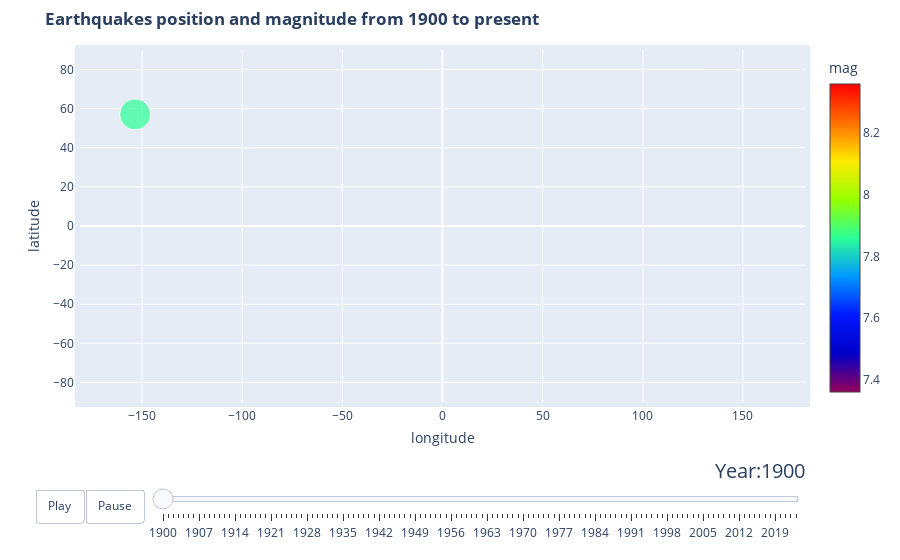

Notebook source saved alongside this figure:
### Code cell
fig = bubbleplot(dataset=df, x_column='longitude', y_column='latitude', color_column='mag',
    bubble_column='mag', time_column='year', size_column='amp',
    x_title='longitude', y_title='latitude', 
    title='<b>Earthquakes position and magnitude from 1900 to present</b>', 
    colorscale='Rainbow', colorbar_title='mag',
    x_range=[-181,181], y_range=[-90,90], scale_bubble=1, height=650)
iplot(fig)

### Figure 1 — Plotly figure (JSON) as saved in the notebook; plotly's stock layout.template omitted (floating-point values rounded to 4 significant figures)
{"data": [{"marker": {"color": [7.86], "colorbar": {"title": {"text": "mag"}}, "colorscale": [[0, "rgb(150,0,90)"], [0.125, "rgb(0,0,200)"], [0.25, "rgb(0,25,255)"], [0.375, "rgb(0,152,255)"], [0.5, "rgb(44,255,150)"], [0.625, "rgb(151,255,0)"], [0.75, "rgb(255,234,0)"], [0.875, "rgb(255,111,0)"], [1, "rgb(255,0,0)"]], "size": [900000000.0], "sizemode": "area", "sizeref": 1871000.0}, "mode": "markers", "text": ["7.86"], "type": "scatter", "x": [-153.5], "y": [57.09]}], "layout": {"autosize": true, "hovermode": "closest", "margin": {"b": 50, "pad": 5, "t": 50}, "showlegend": false, "sliders": [{"active": 0, "currentvalue": {"font": {"size": 20}, "prefix": "Year:", "visible": true, "xanchor": "right"}, "len": 0.9, "pad": {"b": 10, "t": 50}, "steps": [{"args": [[1900], {"frame": {"duration": 300, "redraw": false}, "mode": "immediate", "transition": {"duration": 300}}], "label": "1900", "method": "animate"}, {"args": [[1901], {"frame": {"duration": 300, "redraw": false}, "mode": "immediate", "transition": {"duration": 300}}], "label": "1901", "method": "animate"}, {"args": [[1902], {"frame": {"duration": 300, "redraw": false}, "mode": "immediate", "transition": {"duration": 300}}], "label": "1902", "method": "animate"}, {"args": [[1903], {"frame": {"duration": 300, "redraw": false}, "mode": "immediate", "transition": {"duration": 300}}], "label": "1903", "method": "animate"}, {"args": [[1904], {"frame": {"duration": 300, "redraw": false}, "mode": "immediate", "transition": {"duration": 300}}], "label": "1904", "method": "animate"}, {"args": [[1905], {"frame": {"duration": 300, "redraw": false}, "mode": "immediate", "transition": {"duration": 300}}], "label": "1905", "method": "animate"}, {"args": [[1906], {"frame": {"duration": 300, "redraw": false}, "mode": "immediate", "transition": {"duration": 300}}], "label": "1906", "method": "animate"}, {"args": [[1907], {"frame": {"duration": 300, "redraw": false}, "mode": "immediate", "transition": {"duration": 300}}], "label": "1907", "method": "animate"}, {"args": [[1908], {"frame": {"duration": 300, "redraw": false}, "mode": "immediate", "transition": {"duration": 300}}], "label": "1908", "method": "animate"}, {"args": [[1909], {"frame": {"duration": 300, "redraw": false}, "mode": "immediate", "transition": {"duration": 300}}], "label": "1909", "method": "animate"}, {"args": [[1910], {"frame": {"duration": 300, "redraw": false}, "mode": "immediate", "transition": {"duration": 300}}], "label": "1910", "method": "animate"}, {"args": [[1911], {"frame": {"duration": 300, "redraw": false}, "mode": "immediate", "transition": {"duration": 300}}], "label": "1911", "method": "animate"}, {"args": [[1912], {"frame": {"duration": 300, "redraw": false}, "mode": "immediate", "transition": {"duration": 300}}], "label": "1912", "method": "animate"}, {"args": [[1913], {"frame": {"duration": 300, "redraw": false}, "mode": "immediate", "transition": {"duration": 300}}], "label": "1913", "method": "animate"}, {"args": [[1914], {"frame": {"duration": 300, "redraw": false}, "mode": "immediate", "transition": {"duration": 300}}], "label": "1914", "method": "animate"}, {"args": [[1915], {"frame": {"duration": 300, "redraw": false}, "mode": "immediate", "transition": {"duration": 300}}], "label": "1915", "method": "animate"}, {"args": [[1916], {"frame": {"duration": 300, "redraw": false}, "mode": "immediate", "transition": {"duration": 300}}], "label": "1916", "method": "animate"}, {"args": [[1917], {"frame": {"duration": 300, "redraw": false}, "mode": "immediate", "transition": {"duration": 300}}], "label": "1917", "method": "animate"}, {"args": [[1918], {"frame": {"duration": 300, "redraw": false}, "mode": "immediate", "transition": {"duration": 300}}], "label": "1918", "method": "animate"}, {"args": [[1919], {"frame": {"duration": 300, "redraw": false}, "mode": "immediate", "transition": {"duration": 300}}], "label": "1919", "method": "animate"}, {"args": [[1920], {"frame": {"duration": 300, "redraw": false}, "mode": "immediate", "transition": {"duration": 300}}], "label": "1920", "method": "animate"}, {"args": [[1921], {"frame": {"duration": 300, "redraw": false}, "mode": "immediate", "transition": {"duration": 300}}], "label": "1921", "method": "animate"}, {"args": [[1922], {"frame": {"duration": 300, "redraw": false}, "mode": "immediate", "transition": {"duration": 300}}], "label": "1922", "method": "animate"}, {"args": [[1923], {"frame": {"duration": 300, "redraw": false}, "mode": "immediate", "transition": {"duration": 300}}], "label": "1923", "method": "animate"}, {"args": [[1924], {"frame": {"duration": 300, "redraw": false}, "mode": "immediate", "transition": {"duration": 300}}], "label": "1924", "method": "animate"}, {"args": [[1925], {"frame": {"duration": 300, "redraw": false}, "mode": "immediate", "transition": {"duration": 300}}], "label": "1925", "method": "animate"}, {"args": [[1926], {"frame": {"duration": 300, "redraw": false}, "mode": "immediate", "transition": {"duration": 300}}], "label": "1926", "method": "animate"}, {"args": [[1927], {"frame": {"duration": 300, "redraw": false}, "mode": "immediate", "transition": {"duration": 300}}], "label": "1927", "method": "animate"}, {"args": [[1928], {"frame": {"duration": 300, "redraw": false}, "mode": "immediate", "transition": {"duration": 300}}], "label": "1928", "method": "animate"}, {"args": [[1929], {"frame": {"duration": 300, "redraw": false}, "mode": "immediate", "transition": {"duration": 300}}], "label": "1929", "method": "animate"}, {"args": [[1930], {"frame": {"duration": 300, "redraw": false}, "mode": "immediate", "transition": {"duration": 300}}], "label": "1930", "method": "animate"}, {"args": [[1931], {"frame": {"duration": 300, "redraw": false}, "mode": "immediate", "transition": {"duration": 300}}], "label": "1931", "method": "animate"}, {"args": [[1932], {"frame": {"duration": 300, "redraw": false}, "mode": "immediate", "transition": {"duration": 300}}], "label": "1932", "method": "animate"}, {"args": [[1933], {"frame": {"duration": 300, "redraw": false}, "mode": "immediate", "transition": {"duration": 300}}], "label": "1933", "method": "animate"}, {"args": [[1934], {"frame": {"duration": 300, "redraw": false}, "mode": "immediate", "transition": {"duration": 300}}], "label": "1934", "method": "animate"}, {"args": [[1935], {"frame": {"duration": 300, "redraw": false}, "mode": "immediate", "transition": {"duration": 300}}], "label": "1935", "method": "animate"}, {"args": [[1936], {"frame": {"duration": 300, "redraw": false}, "mode": "immediate", "transition": {"duration": 300}}], "label": "1936", "method": "animate"}, {"args": [[1937], {"frame": {"duration": 300, "redraw": false}, "mode": "immediate", "transition": {"duration": 300}}], "label": "1937", "method": "animate"}, {"args": [[1938], {"frame": {"duration": 300, "redraw": false}, "mode": "immediate", "transition": {"duration": 300}}], "label": "1938", "method": "animate"}, {"args": [[1939], {"frame": {"duration": 300, "redraw": false}, "mode": "immediate", "transition": {"duration": 300}}], "label": "1939", "method": "animate"}, {"args": [[1940], {"frame": {"duration": 300, "redraw": false}, "mode": "immediate", "transition": {"duration": 300}}], "label": "1940", "method": "animate"}, {"args": [[1941], {"frame": {"duration": 300, "redraw": false}, "mode": "immediate", "transition": {"duration": 300}}], "label": "1941", "method": "animate"}, {"args": [[1942], {"frame": {"duration": 300, "redraw": false}, "mode": "immediate", "transition": {"duration": 300}}], "label": "1942", "method": "animate"}, {"args": [[1943], {"frame": {"duration": 300, "redraw": false}, "mode": "immediate", "transition": {"duration": 300}}], "label": "1943", "method": "animate"}, {"args": [[1944], {"frame": {"duration": 300, "redraw": false}, "mode": "immediate", "transition": {"duration": 300}}], "label": "1944", "method": "animate"}, {"args": [[1945], {"frame": {"duration": 300, "redraw": false}, "mode": "immediate", "transition": {"duration": 300}}], "label": "1945", "method": "animate"}, {"args": [[1946], {"frame": {"duration": 300, "redraw": false}, "mode": "immediate", "transition": {"duration": 300}}], "label": "1946", "method": "animate"}, {"args": [[1947], {"frame": {"duration": 300, "redraw": false}, "mode": "immediate", "transition": {"duration": 300}}], "label": "1947", "method": "animate"}, {"args": [[1948], {"frame": {"duration": 300, "redraw": false}, "mode": "immediate", "transition": {"duration": 300}}], "label": "1948", "method": "animate"}, {"args": [[1949], {"frame": {"duration": 300, "redraw": false}, "mode": "immediate", "transition": {"duration": 300}}], "label": "1949", "method": "animate"}, {"args": [[1950], {"frame": {"duration": 300, "redraw": false}, "mode": "immediate", "transition": {"duration": 300}}], "label": "1950", "method": "animate"}, {"args": [[1951], {"frame": {"duration": 300, "redraw": false}, "mode": "immediate", "transition": {"duration": 300}}], "label": "1951", "method": "animate"}, {"args": [[1952], {"frame": {"duration": 300, "redraw": false}, "mode": "immediate", "transition": {"duration": 300}}], "label": "1952", "method": "animate"}, {"args": [[1953], {"frame": {"duration": 300, "redraw": false}, "mode": "immediate", "transition": {"duration": 300}}], "label": "1953", "method": "animate"}, {"args": [[1954], {"frame": {"duration": 300, "redraw": false}, "mode": "immediate", "transition": {"duration": 300}}], "label": "1954", "method": "animate"}, {"args": [[1955], {"frame": {"duration": 300, "redraw": false}, "mode": "immediate", "transition": {"duration": 300}}], "label": "1955", "method": "animate"}, {"args": [[1956], {"frame": {"duration": 300, "redraw": false}, "mode": "immediate", "transition": {"duration": 300}}], "label": "1956", "method": "animate"}, {"args": [[1957], {"frame": {"duration": 300, "redraw": false}, "mode": "immediate", "transition": {"duration": 300}}], "label": "1957", "method": "animate"}, {"args": [[1958], {"frame": {"duration": 300, "redraw": false}, "mode": "immediate", "transition": {"duration": 300}}], "label": "1958", "method": "animate"}, {"args": [[1959], {"frame": {"duration": 300, "redraw": false}, "mode": "immediate", "transition": {"duration": 300}}], "label": "1959", "method": "animate"}, {"args": [[1960], {"frame": {"duration": 300, "redraw": false}, "mode": "immediate", "transition": {"duration": 300}}], "label": "1960", "method": "animate"}, {"args": [[1961], {"frame": {"duration": 300, "redraw": false}, "mode": "immediate", "transition": {"duration": 300}}], "label": "1961", "method": "animate"}, {"args": [[1962], {"frame": {"duration": 300, "redraw": false}, "mode": "immediate", "transition": {"duration": 300}}], "label": "1962", "method": "animate"}, {"args": [[1963], {"frame": {"duration": 300, "redraw": false}, "mode": "immediate", "transition": {"duration": 300}}], "label": "1963", "method": "animate"}, {"args": [[1964], {"frame": {"duration": 300, "redraw": false}, "mode": "immediate", "transition": {"duration": 300}}], "label": "1964", "method": "animate"}, {"args": [[1965], {"frame": {"duration": 300, "redraw": false}, "mode": "immediate", "transition": {"duration": 300}}], "label": "1965", "method": "animate"}, {"args": [[1966], {"frame": {"duration": 300, "redraw": false}, "mode": "immediate", "transition": {"duration": 300}}], "label": "1966", "method": "animate"}, {"args": [[1967], {"frame": {"duration": 300, "redraw": false}, "mode": "immediate", "transition": {"duration": 300}}], "label": "1967", "method": "animate"}, {"args": [[1968], {"frame": {"duration": 300, "redraw": false}, "mode": "immediate", "transition": {"duration": 300}}], "label": "1968", "method": "animate"}, {"args": [[1969], {"frame": {"duration": 300, "redraw": false}, "mode": "immediate", "transition": {"duration": 300}}], "label": "1969", "method": "animate"}, {"args": [[1970], {"frame": {"duration": 300, "redraw": false}, "mode": "immediate", "transition": {"duration": 300}}], "label": "1970", "method": "animate"}, {"args": [[1971], {"frame": {"duration": 300, "redraw": false}, "mode": "immediate", "transition": {"duration": 300}}], "label": "1971", "method": "animate"}, {"args": [[1972], {"frame": {"duration": 300, "redraw": false}, "mode": "immediate", "transition": {"duration": 300}}], "label": "1972", "method": "animate"}, {"args": [[1973], {"frame": {"duration": 300, "redraw": false}, "mode": "immediate", "transition": {"duration": 300}}], "label": "1973", "method": "animate"}, {"args": [[1974], {"frame": {"duration": 300, "redraw": false}, "mode": "immediate", "transition": {"duration": 300}}], "label": "1974", "method": "animate"}, {"args": [[1975], {"frame": {"duration": 300, "redraw": false}, "mode": "immediate", "transition": {"duration": 300}}], "label": "1975", "method": "animate"}, {"args": [[1976], {"frame": {"duration": 300, "redraw": false}, "mode": "immediate", "transition": {"duration": 300}}], "label": "1976", "method": "animate"}, {"args": [[1977], {"frame": {"duration": 300, "redraw": false}, "mode": "immediate", "transition": {"duration": 300}}], "label": "1977", "method": "animate"}, {"args": [[1978], {"frame": {"duration": 300, "redraw": false}, "mode": "immediate", "transition": {"duration": 300}}], "label": "1978", "method": "animate"}, {"args": [[1979], {"frame": {"duration": 300, "redraw": false}, "mode": "immediate", "transition": {"duration": 300}}], "label": "1979", "method": "animate"}, {"args": [[1980], {"frame": {"duration": 300, "redraw": false}, "mode": "immediate", "transition": {"duration": 300}}], "label": "1980", "method": "animate"}, {"args": [[1981], {"frame": {"duration": 300, "redraw": false}, "mode": "immediate", "transition": {"duration": 300}}], "label": "1981", "method": "animate"}, {"args": [[1982], {"frame": {"duration": 300, "redraw": false}, "mode": "immediate", "transition": {"duration": 300}}], "label": "1982", "method": "animate"}, {"args": [[1983], {"frame": {"duration": 300, "redraw": false}, "mode": "immediate", "transition": {"duration": 300}}], "label": "1983", "method": "animate"}, {"args": [[1984], {"frame": {"duration": 300, "redraw": false}, "mode": "immediate", "transition": {"duration": 300}}], "label": "1984", "method": "animate"}, {"args": [[1985], {"frame": {"duration": 300, "redraw": false}, "mode": "immediate", "transition": {"duration": 300}}], "label": "1985", "method": "animate"}, {"args": [[1986], {"frame": {"duration": 300, "redraw": false}, "mode": "immediate", "transition": {"duration": 300}}], "label": "1986", "method": "animate"}, {"args": [[1987], {"frame": {"duration": 300, "redraw": false}, "mode": "immediate", "transition": {"duration": 300}}], "label": "1987", "method": "animate"}, {"args": [[1988], {"frame": {"duration": 300, "redraw": false}, "mode": "immediate", "transition": {"duration": 300}}], "label": "1988", "method": "animate"}, {"args": [[1989], {"frame": {"duration": 300, "redraw": false}, "mode": "immediate", "transition": {"duration": 300}}], "label": "1989", "method": "animate"}, {"args": [[1990], {"frame": {"duration": 300, "redraw": false}, "mode": "immediate", "transition": {"duration": 300}}], "label": "1990", "method": "animate"}, {"args": [[1991], {"frame": {"duration": 300, "redraw": false}, "mode": "immediate", "transition": {"duration": 300}}], "label": "1991", "method": "animate"}, {"args": [[1992], {"frame": {"duration": 300, "redraw": false}, "mode": "immediate", "transition": {"duration": 300}}], "label": "1992", "method": "animate"}, {"args": [[1993], {"frame": {"duration": 300, "redraw": false}, "mode": "immediate", "transition": {"duration": 300}}], "label": "1993", "method": "animate"}, {"args": [[1994], {"frame": {"duration": 300, "redraw": false}, "mode": "immediate", "transition": {"duration": 300}}], "label": "1994", "method": "animate"}, {"args": [[1995], {"frame": {"duration": 300, "redraw": false}, "mode": "immediate", "transition": {"duration": 300}}], "label": "1995", "method": "animate"}, {"args": [[1996], {"frame": {"duration": 300, "redraw": false}, "mode": "immediate", "transition": {"duration": 300}}], "label": "1996", "method": "animate"}, {"args": [[1997], {"frame": {"duration": 300, "redraw": false}, "mode": "immediate", "transition": {"duration": 300}}], "label": "1997", "method": "animate"}, {"args": [[1998], {"frame": {"duration": 300, "redraw": false}, "mode": "immediate", "transition": {"duration": 300}}], "label": "1998", "method": "animate"}, {"args": [[1999], {"frame": {"duration": 300, "redraw": false}, "mode": "immediate", "transition": {"duration": 300}}], "label": "1999", "method": "animate"}, {"args": [[2000], {"frame": {"duration": 300, "redraw": false}, "mode": "immediate", "transition": {"duration": 300}}], "label": "2000", "method": "animate"}, {"args": [[2001], {"frame": {"duration": 300, "redraw": false}, "mode": "immediate", "transition": {"duration": 300}}], "label": "2001", "method": "animate"}, {"args": [[2002], {"frame": {"duration": 300, "redraw": false}, "mode": "immediate", "transition": {"duration": 300}}], "label": "2002", "method": "animate"}, {"args": [[2003], {"frame": {"duration": 300, "redraw": false}, "mode": "immediate", "transition": {"duration": 300}}], "label": "2003", "method": "animate"}, {"args": [[2004], {"frame": {"duration": 300, "redraw": false}, "mode": "immediate", "transition": {"duration": 300}}], "label": "2004", "method": "animate"}, {"args": [[2005], {"frame": {"duration": 300, "redraw": false}, "mode": "immediate", "transition": {"duration": 300}}], "label": "2005", "method": "animate"}, {"args": [[2006], {"frame": {"duration": 300, "redraw": false}, "mode": "immediate", "transition": {"duration": 300}}], "label": "2006", "method": "animate"}, {"args": [[2007], {"frame": {"duration": 300, "redraw": false}, "mode": "immediate", "transition": {"duration": 300}}], "label": "2007", "method": "animate"}, {"args": [[2008], {"frame": {"duration": 300, "redraw": false}, "mode": "immediate", "transition": {"duration": 300}}], "label": "2008", "method": "animate"}, {"args": [[2009], {"frame": {"duration": 300, "redraw": false}, "mode": "immediate", "transition": {"duration": 300}}], "label": "2009", "method": "animate"}, {"args": [[2010], {"frame": {"duration": 300, "redraw": false}, "mode": "immediate", "transition": {"duration": 300}}], "label": "2010", "method": "animate"}, {"args": [[2011], {"frame": {"duration": 300, "redraw": false}, "mode": "immediate", "transition": {"duration": 300}}], "label": "2011", "method": "animate"}, {"args": [[2012], {"frame": {"duration": 300, "redraw": false}, "mode": "immediate", "transition": {"duration": 300}}], "label": "2012", "method": "animate"}, {"args": [[2013], {"frame": {"duration": 300, "redraw": false}, "mode": "immediate", "transition": {"duration": 300}}], "label": "2013", "method": "animate"}, {"args": [[2014], {"frame": {"duration": 300, "redraw": false}, "mode": "immediate", "transition": {"duration": 300}}], "label": "2014", "method": "animate"}, {"args": [[2015], {"frame": {"duration": 300, "redraw": false}, "mode": "immediate", "transition": {"duration": 300}}], "label": "2015", "method": "animate"}, {"args": [[2016], {"frame": {"duration": 300, "redraw": false}, "mode": "immediate", "transition": {"duration": 300}}], "label": "2016", "method": "animate"}, {"args": [[2017], {"frame": {"duration": 300, "redraw": false}, "mode": "immediate", "transition": {"duration": 300}}], "label": "2017", "method": "animate"}, {"args": [[2018], {"frame": {"duration": 300, "redraw": false}, "mode": "immediate", "transition": {"duration": 300}}], "label": "2018", "method": "animate"}, {"args": [[2019], {"frame": {"duration": 300, "redraw": false}, "mode": "immediate", "transition": {"duration": 300}}], "label": "2019", "method": "animate"}, {"args": [[2020], {"frame": {"duration": 300, "redraw": false}, "mode": "immediate", "transition": {"duration": 300}}], "label": "2020", "method": "animate"}, {"args": [[2021], {"frame": {"duration": 300, "redraw": false}, "mode": "immediate", "transition": {"duration": 300}}], "label": "2021", "method": "animate"}, {"args": [[2022], {"frame": {"duration": 300, "redraw": false}, "mode": "immediate", "transition": {"duration": 300}}], "label": "2022", "method": "animate"}, {"args": [[2023], {"frame": {"duration": 300, "redraw": false}, "mode": "immediate", "transition": {"duration": 300}}], "label": "2023", "method": "animate"}], "transition": {"duration": 300, "easing": "cubic-in-out"}, "x": 0.1, "xanchor": "left", "y": 0, "yanchor": "top"}], "title": {"text": "<b>Earthquakes position and magnitude from 1900 to present</b>"}, "updatemenus": [{"buttons": [{"args": [null, {"frame": {"duration": 500, "redraw": false}, "fromcurrent": true, "transition": {"duration": 300, "easing": "quadratic-in-out"}}], "label": "Play", "method": "animate"}, {"args": [[null], {"frame": {"duration": 0, "redraw": false}, "mode": "immediate", "transition": {"duration": 0}}], "label": "Pause", "method": "animate"}], "direction": "left", "pad": {"r": 10, "t": 87}, "showactive": false, "type": "buttons", "x": 0.1, "xanchor": "right", "y": 0, "yanchor": "top"}], "xaxis": {"autorange": false, "range": [-181, 181], "title": {"text": "longitude"}, "type": "linear"}, "yaxis": {"autorange": false, "range": [-90, 90], "title": {"text": "latitude"}, "type": "linear"}}}
